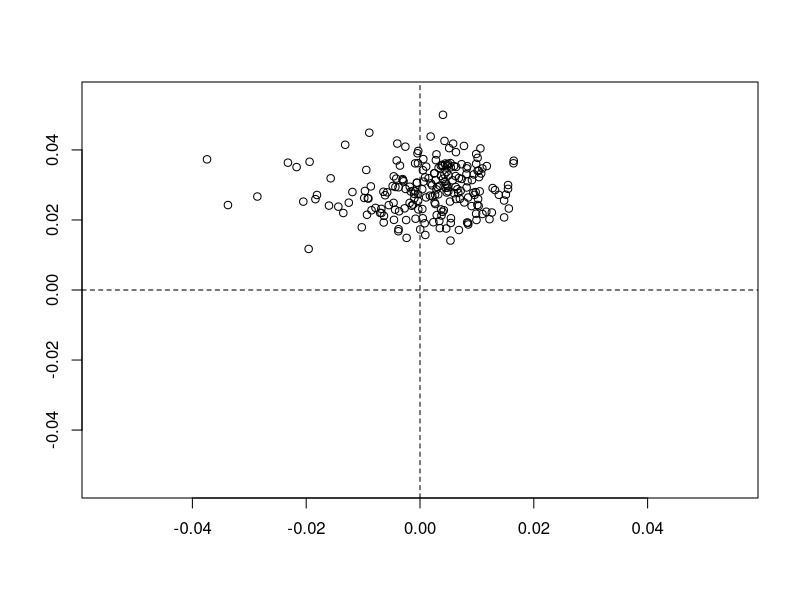
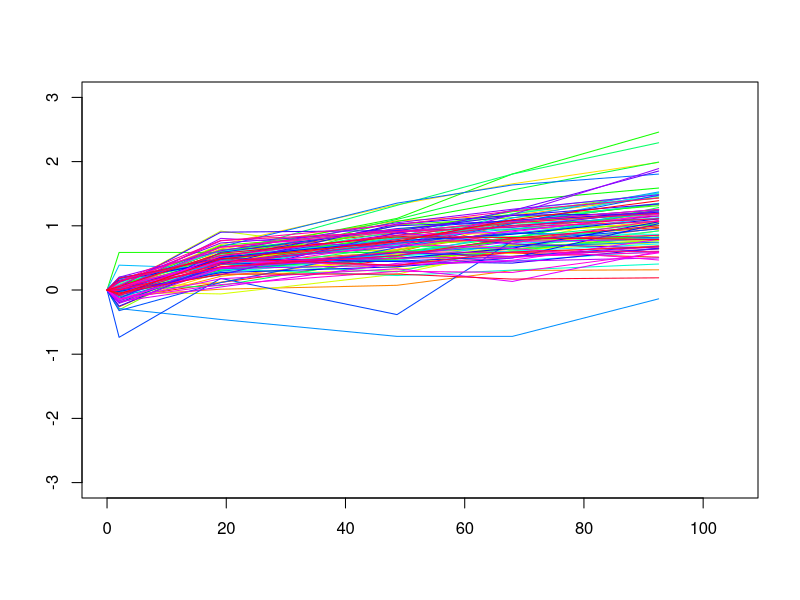
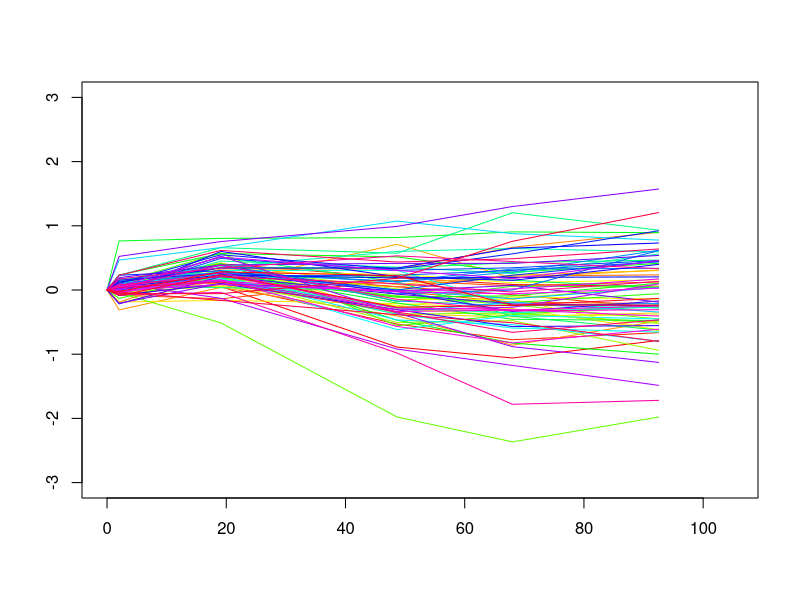
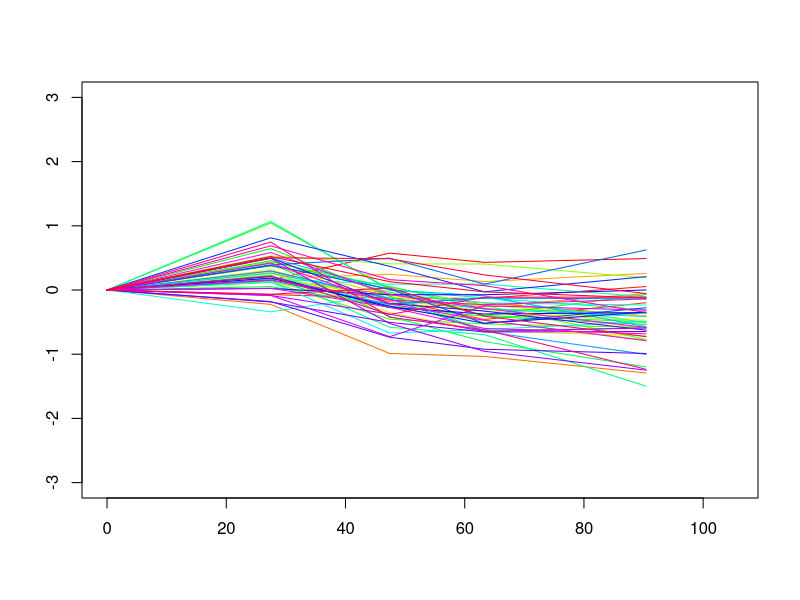
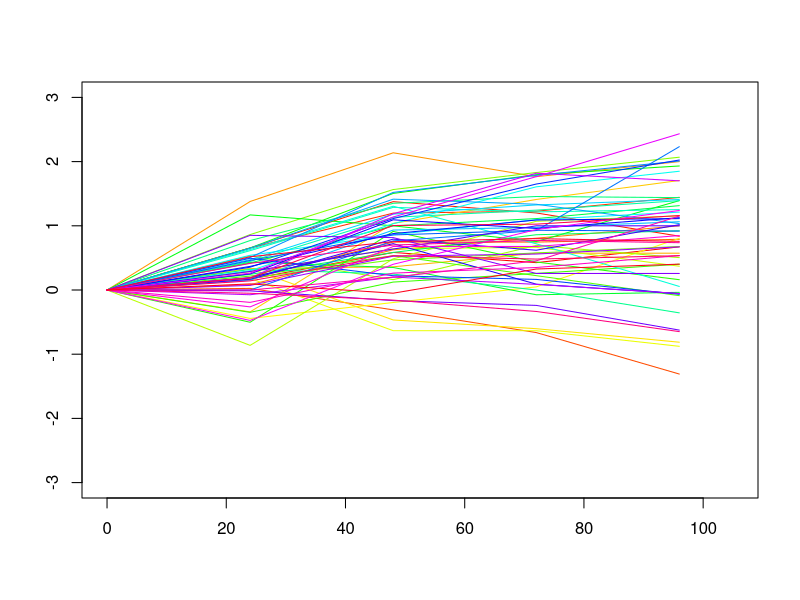

Generate these figures, in order, with R:
#=====================================================================================================
# Figure 2: Short-term population response clonal heterogeneity
#=====================================================================================================
# SKMEL5 short-term response in 8uM PLX4720 
# Clonal fractional proliferation assay--single-cell-derived responses
#=====================================================================================================
#=====================================================================================================
library(gplots)
require(ggplot2)
setwd("~/Paudel_et_al_2016/SourceData") # Set the working directory;
# Set the output for plots
output <- paste0(substr(getwd(), 1, (nchar(getwd())-nchar("SourceData"))), "Figures") 
fig = "Supp.Fig2" # Which figure is this in paper?
output = paste0(output, "/", fig)

#=====================================================================================================
# Read the experimental data for SKMEL5 clonal heterogeneity
#=====================================================================================================

data <- read.csv("SKMEL5_cFP_Assay.csv", header=T, sep=",")
# Select 8uM PLX4720 and short-term response i.e. less that 120 hrs
data <- subset(data, data$conc==8)

#=====================================================================================================
# CALCULATION OF DIP RATES TO GET A DISTRIBUTION
# Define the linear fit model to calculate the DIP rates for each colonies
#=====================================================================================================

lmd <- function(l2){
  timePt <- unique(s$Time)
  coef(lm(l2~timePt))[2]
}

data_dmso <- subset(data, data$Time<=0) # Before the drug is added,
data_plx <- subset(data, data$Time>=0)  # After the drug is added, 

s <- subset(data_dmso)
dn <- data.frame()
for(i in unique(s$Date)){
  temp <- subset(s, s$Date==i)
  for(j in unique(temp$cID)){
    temp1 <- subset(temp, temp$cID==j)
    dc <- data.frame(cID = unique(temp1$cID) ,rates=coef(lm(l2~Time, data=temp1))[2])
    dn <- rbind(dn, dc)
  }
}
dmso_rates <- dn

s <- subset(data_plx, data_plx$Time>24 & data_plx$Time<120)
dn <- data.frame()
for(i in unique(s$Date)){
  temp <- subset(s, s$Date==i)
  for(j in unique(temp$cID)){
    temp1 <- subset(temp, temp$cID==j)
    dc <- data.frame(cID = unique(temp1$cID) ,rates=coef(lm(l2~Time, data=temp1))[2])
    dn <- rbind(dn, dc)
  }
}
plx_rates <- dn

d_rates <- data.frame(cID=dmso_rates$cID, dmso_rates = dmso_rates$rates, plx_rates = plx_rates$rates)
d_rates <- d_rates[!is.na(d_rates[,3]),]

#=====================================================================================================
# Plot scatter plot between pre and post growth rates
#=====================================================================================================
# scatterplot
pdf(paste0(output,"/","SKMEL5 pre vs post DIP rates (8uM PLX).pdf"), width=5, height=5)
par(ps = 12, cex = 1, cex.axis = 1)
d_pos <- subset(d_rates, d_rates$plx_rates>=0)
d_neg <- subset(d_rates, d_rates$plx_rates<0)

plot(dmso_rates~plx_rates, data=d_pos, xlab="", ylab="", 
     xlim=c(-0.055, 0.055), ylim=c(-0.055, 0.055), pch=1, col="black")
points(dmso_rates~plx_rates, data=d_neg,  pch=1, col="black")
abline(h=0, v=0, lty=2)
dev.off()

m <- lm(dmso_rates~plx_rates, data=d_rates)
summary(m)

#=====================================================================================================
# Plot individual clonal responses in the short-term in different concentrations of PLX4720
#=====================================================================================================
data <- read.csv("SKMEL5_cFP_Assay.csv", header=T, sep=",")
data <- subset(data, data$Time >=0 & data$Time <=96)
data1 <- subset(data, data$conc==2)
data2 <- subset(data, data$conc==16)

pdf(paste0(output,"/","SKMEL5 + 2uM PLX4720 cFP Assay.pdf"), width=3, height=4)
cl1 <- rainbow(length(unique(data1$cID)))
par(ps = 12, cex = 1, cex.axis = 1)
plot(nl2~Time, data=data1, type="n", ylim=c(-3,3), xlim=c(0,105), ylab="", xlab="")
for(w in 1:length(unique(data1$cID))){
  temp <- subset(data1, data1$cID==w)
  lines(temp$Time, temp$nl2, col=cl1[w])
}
dev.off()

pdf(paste0(output,"/","SKMEL5 + 16uM PLX4720 cFP Assay.pdf"), width=3, height=4)
cl1 <- rainbow(length(unique(data2$cID)))
par(ps = 12, cex = 1, cex.axis = 1)
plot(nl2~Time, data=data2, type="n", ylim=c(-3,3), xlim=c(0,105), ylab="", xlab="")
for(w in 1:length(unique(data2$cID))){
  temp <- subset(data2, data2$cID==w)
  lines(temp$Time, temp$nl2, col=cl1[w])
}
dev.off()

#=====================================================================================================
# Plot the heterogeneity for other cell lines: SKMEL19 and WM88
#=====================================================================================================

data <- read.csv("SKMEL19+WM88 cFP Assay.csv", header=T, sep=",")
# Select 8uM PLX4720 and short-term response i.e. less that 120 hrs
data <- subset(data, data$Time >=0 & data$Time <=96)
data1 <- subset(data, data$CellLine=="WM88")
data2 <- subset(data, data$CellLine=="SKMEL19")

pdf(paste0(output,"/","WM88 + 8uM PLX4720 cFP Assay.pdf"), width=3, height=4)
cl1 <- rainbow(length(unique(data1$cID)))
par(ps = 12, cex = 1, cex.axis = 1)
plot(nl2~Time, data=data1, type="n", ylim=c(-3,3), xlim=c(0,105), ylab="", xlab="")
for(w in 1:length(unique(data1$cID))){
  temp <- subset(data1, data1$cID==w)
  lines(temp$Time, temp$nl2, col=cl1[w])
}
dev.off()

pdf(paste0(output,"/","SKMEL19 + 8uM PLX4720 cFP Assay.pdf"), width=3, height=4)
cl1 <- rainbow(length(unique(data2$cID)))
par(ps = 12, cex = 1, cex.axis = 1)
plot(nl2~Time, data=data2, type="n", ylim=c(-3,3), xlim=c(0,105), ylab="", xlab="")
for(w in 1:length(unique(data2$cID))){
  temp <- subset(data2, data2$cID==w)
  lines(temp$Time, temp$nl2, col=cl1[w])
}
dev.off()

#=====================================================================================================
#=====================================================================================================
